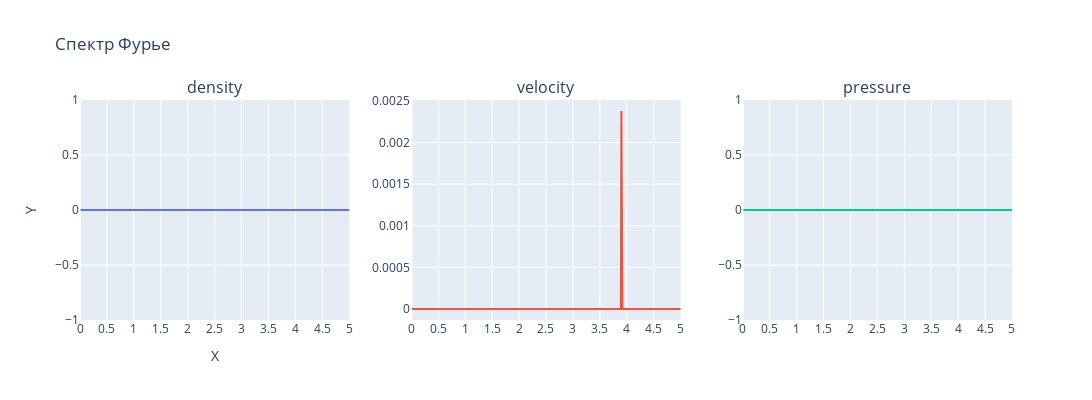

The cell this chart's notebook holds for it:
### Code cell
import plotly.graph_objects as go
from plotly.subplots import make_subplots

# создаем фигуру с тремя подграфиками
fig = make_subplots(rows=1, cols=3, subplot_titles=("density", "velocity", "pressure"))

# добавляем данные на каждый подграфик
x, y = get_fourier("r")
fig.add_trace(go.Scatter(x=x, y=y, mode='lines'), row=1, col=1, )

x, y = get_fourier("u")
fig.add_trace(go.Scatter(x=x, y=y, mode='lines'), row=1, col=2)
x, y = get_fourier("p")
fig.add_trace(go.Scatter(x=x, y=y, mode='lines'), row=1, col=3)

# задаем заголовок и метки осей для всей фигуры
fig.update_layout(title_text="Спектр Фурье", xaxis_title="X", yaxis_title="Y")

# изменяем размер графиков
fig.update_layout(height=400, width=1600)
fig.update_xaxes(range=[0, 5], autorange=False)

fig.update_xaxes(dtick=0.5)
fig.update_traces(showlegend=False)


# выводим фигуру
fig.show()
fig.write_image(dir_name+"/plots/fourier_transform_" + str(x_point) + ".png")

### Figure 1 — Plotly figure (JSON) as saved in the notebook; plotly's stock layout.template omitted (floating-point values rounded to 4 significant figures; data arrays with more than 128 entries replaced by an {"elided": "..."} marker saying what was removed)
{"data": [{"mode": "lines", "showlegend": false, "type": "scatter", "x": {"elided": "999 float values"}, "xaxis": "x", "y": {"elided": "999 int values"}, "yaxis": "y"}, {"mode": "lines", "showlegend": false, "type": "scatter", "x": {"elided": "999 float values"}, "xaxis": "x2", "y": {"elided": "999 float values"}, "yaxis": "y2"}, {"mode": "lines", "showlegend": false, "type": "scatter", "x": {"elided": "999 float values"}, "xaxis": "x3", "y": {"elided": "999 int values"}, "yaxis": "y3"}], "layout": {"annotations": [{"font": {"size": 16}, "showarrow": false, "text": "density", "x": 0.1444, "xanchor": "center", "xref": "paper", "y": 1, "yanchor": "bottom", "yref": "paper"}, {"font": {"size": 16}, "showarrow": false, "text": "velocity", "x": 0.5, "xanchor": "center", "xref": "paper", "y": 1, "yanchor": "bottom", "yref": "paper"}, {"font": {"size": 16}, "showarrow": false, "text": "pressure", "x": 0.8556, "xanchor": "center", "xref": "paper", "y": 1, "yanchor": "bottom", "yref": "paper"}], "height": 400, "title": {"text": "Спектр Фурье"}, "width": 1600, "xaxis": {"anchor": "y", "autorange": false, "domain": [0, 0.2889], "dtick": 0.5, "range": [0, 5], "title": {"text": "X"}}, "xaxis2": {"anchor": "y2", "autorange": false, "domain": [0.3556, 0.6444], "dtick": 0.5, "range": [0, 5]}, "xaxis3": {"anchor": "y3", "autorange": false, "domain": [0.7111, 1], "dtick": 0.5, "range": [0, 5]}, "yaxis": {"anchor": "x", "domain": [0, 1], "title": {"text": "Y"}}, "yaxis2": {"anchor": "x2", "domain": [0, 1]}, "yaxis3": {"anchor": "x3", "domain": [0, 1]}}}
